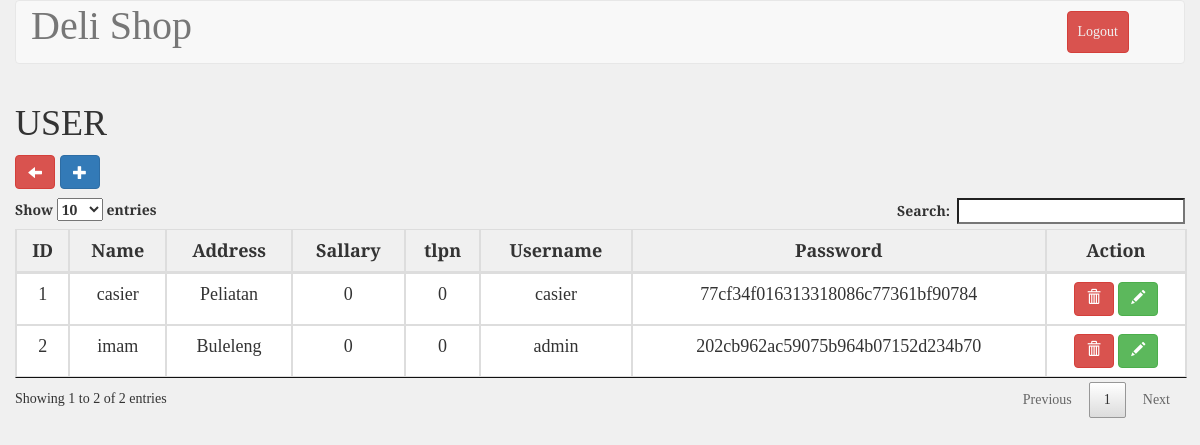
Page /user.php (signed in) on the earlier database version.
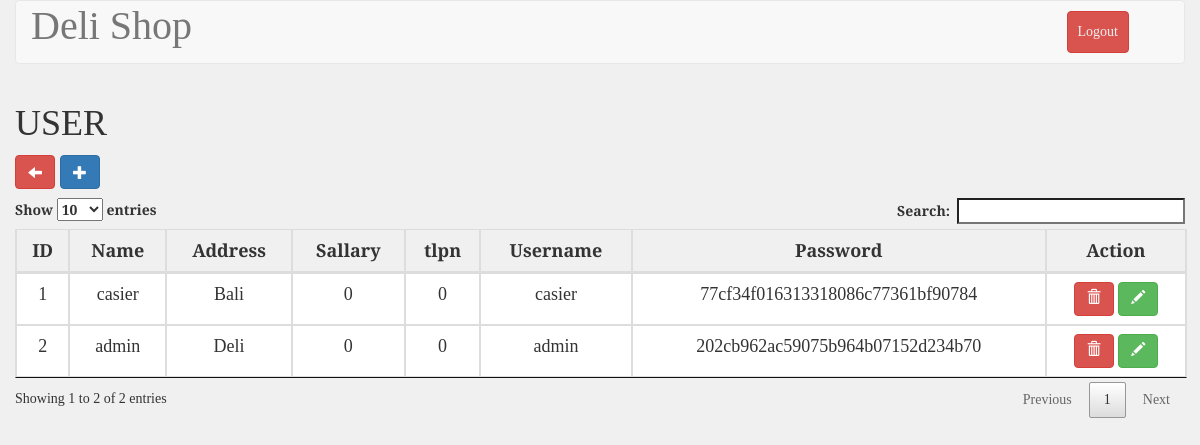
Same page on the later database version.
### tables this page shows
CREATE TABLE `tb_employee` (
  `id` int(11) unsigned NOT NULL AUTO_INCREMENT,
  `nama` varchar(100) NOT NULL,
  `address` varchar(100) NOT NULL,
  `sallary` float unsigned NOT NULL,
  `tlp` varchar(50) NOT NULL,
  `username` varchar(50) NOT NULL,
  `password` varchar(50) NOT NULL,
  `level` int(20) NOT NULL,
  `status` int(20) NOT NULL,
  `online_status` tinyint(1) NOT NULL,
  PRIMARY KEY (`id`)
);

### user.php (the view, shortened to what this page needs)
<?php
include_once 'koneksi.php';
$user = mysqli_query($conn, "SELECT id, nama, address, sallary, tlp, username, password FROM tb_employee");
?>
<!DOCTYPE html>
<html>
	<?php include("./templates/header.php"); ?>
	<link rel="stylesheet" type="text/css" href="./css/stockStyle.css">
	<body>
		<div class="container-fluid">
			<div class="row">
				<div class="col-md-12 header">
					<nav class="navbar navbar-default" role="navigation">
						<div class="container-fluid">
							<div class="navbar-header">
								<a class="navbar-brand" style="font-size: 40px;" href="#">Deli Shop</a>
							</div>
							<div class="collapse navbar-collapse navbar-ex1-collapse">
								<ul class="nav navbar-nav navbar-right">
									<li><a type="button" class="btn btn-danger" style="margin: 10px; padding: 10px;" href="logout.php">Logout</a></li>
									<li><a href=""> </a></li>
								</ul>
							</div>
						</div>
					</nav>
				</div>
			</div>
		</div>
		<div class="container">
			<div class="row">
				<div class="col-md-12 articles">
					<div class="row">
						<table id="example" class="table table-bordered" style="width: 100%">
							<h1>USER</h1>
						<a type="button" class="btn btn-danger glyphicon glyphicon-arrow-left" href="administrator.php" style="margin:0 5px 10px 0"></a>
						<a type="button" class="btn btn-primary glyphicon glyphicon-plus" href="add_user.php" style="margin: 0 0 10px 0"></a>
							<thead>
								<tr>
									<th>ID</th>
									<th>Name</th>
									<th>Address</th>
									<th>Sallary</th>
									<th>tlpn</th>
									<th>Username</th>
									<th>Password</th>
									<th>Action</th>
								</tr>
							</thead>
							<tbody>
								<?php
									$no=1;
									foreach($user as $data) {?>
								<tr>
									<td><?php echo $no;?></td>
									<td><?php echo $data["nama"];?></td>
									<td><?php echo $data["address"];?></td>
									<td><?php echo $data["sallary"];?></td>
									<td><?php echo $data["tlp"];?></td>
									<td><?php echo $data["username"];?></td>
									<td><?php echo $data["password"];?></td>
									<td>
										<button class="btn btn-danger deleteUser" id="<?php echo $data['id']; ?>"><span class="glyphicon glyphicon-trash"></span></button>
										<a type="button" class="btn btn-success" href="edit_user.php?id=<?php echo $data['id']?>"><span class="glyphicon glyphicon-pencil"></span></a>
									</td>
								</tr>
								<?php $no++;}?>
							</tbody>
						</table>
					</div>
				</div>
		</div>
	</body>
</html>

### templates/header.php (shortened to what this page needs)
<head>
    <link rel="stylesheet" type="text/css" href="./assets/jquery.dataTables.min.css">
    <link rel="stylesheet" href="./assets/bootstrap3.3.7/css/bootstrap.min.css">
    <link href="./assets/select2.min.css" rel="stylesheet" />
    <link rel="stylesheet" href="./assets/chart.css">
</head>

### css/stockStyle.css (style rules this page uses)
html,body { font-family: 'Slabo 27px', serif; background-color: #f0f0f0; }
#example, th, td { font-size: 18px; text-align: center; width: auto; }
.navbar-default .navbar-nav>li>a { color: #f0f0f0 !important; }

Differences in the rows shown:
changed tb_employee "casier": address "Peliatan" → "Bali"
changed tb_employee "admin": nama "imam" → "admin"; address "Buleleng" → "Deli"
